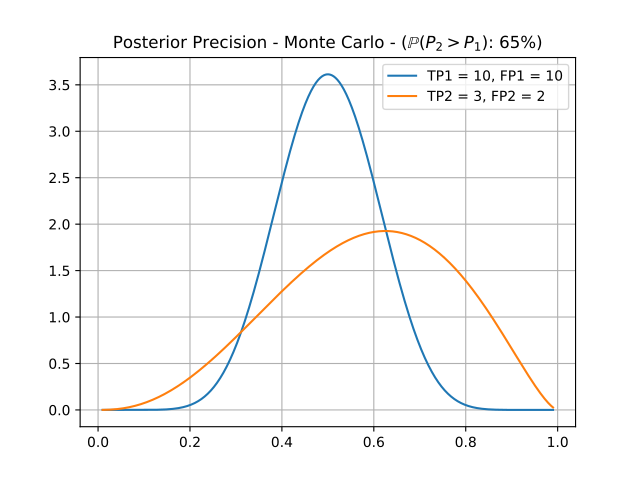

Recreate this plot in Python.
import numpy
import scipy.stats
from matplotlib import pyplot as plt
import bob.measure.credible_region

# system 1 performance
TP1 = 10
FN1 = 5
TN1 = 5
FP1 = 10

# system 2 performance
TP2 = 3
FN2 = 3
TN1 = 4
FP2 = 2

nb_samples = 10000  # Sample size, higher makes it more precise
lambda_ = 0.5  # use 1.0 for a flat prior, or 0.5 for Jeffrey's prior

# precision: TP / TP + FP, k=TP, l=FP

# now we calculate what is the probability that system 2's precision
# measurement is better than that of system 1
numpy.random.seed(42)  # for the monte-carlo simulation
prob = bob.measure.credible_region.compare_beta_posteriors(
    TP2, FP2, TP1, FP1, lambda_, nb_samples
)

# we then visualize the posteriors of the precision for both systems
# together with the probability that system 1 is better than system 2
x = numpy.linspace(0.01, 0.99, nb_samples)
pdf1 = scipy.stats.beta.pdf(x, TP1 + lambda_, FP1 + lambda_)
pdf2 = scipy.stats.beta.pdf(x, TP2 + lambda_, FP2 + lambda_)
plt.plot(x, pdf1, label=f"TP1 = {TP1}, FP1 = {FP1}")
plt.plot(x, pdf2, label=f"TP2 = {TP2}, FP2 = {FP2}")
plt.title(
    f"Posterior Precision - Monte Carlo - "
    f"($\mathbb{{P}}(P_2>P_1)$: {(100*prob):.0f}%)"
)
plt.grid()
plt.legend()
plt.show()
